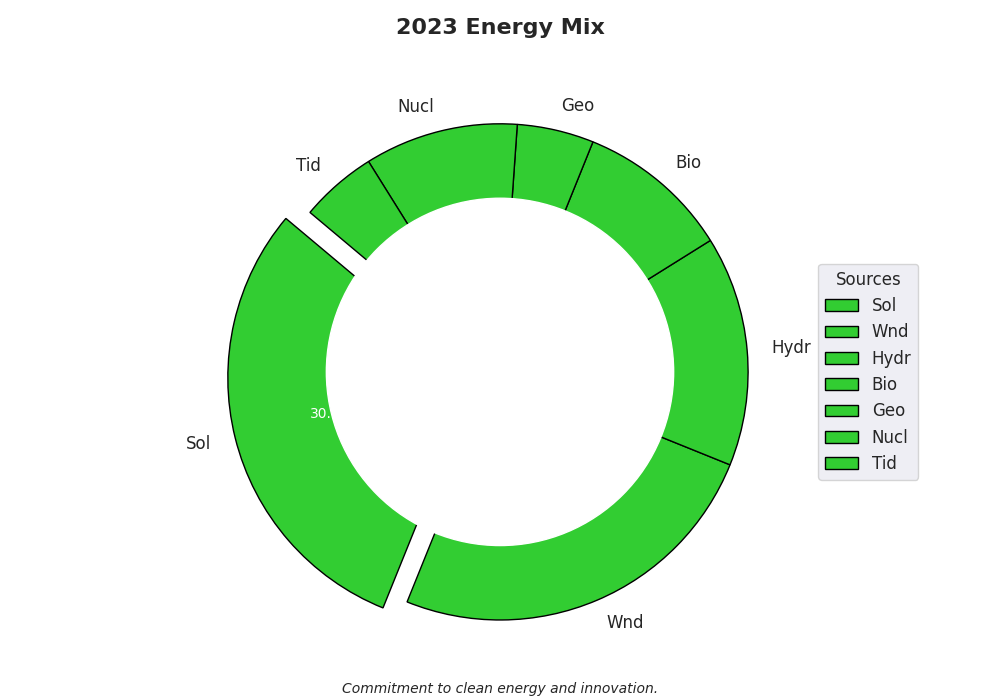

Python code for this plot:
import matplotlib.pyplot as plt

# Shortened labels for the energy sources
energy_sources = ['Sol', 'Wnd', 'Hydr', 'Bio', 'Geo', 'Nucl', 'Tid']
energy_proportions = [30, 25, 15, 10, 5, 10, 5]
single_color = '#32CD32'
explode = (0.1, 0, 0, 0, 0, 0, 0)

fig, ax = plt.subplots(figsize=(10, 7))
wedges, texts, autotexts = ax.pie(energy_proportions, labels=energy_sources, autopct='%1.1f%%', startangle=140, 
                                  colors=[single_color] * len(energy_proportions), explode=explode, wedgeprops={'edgecolor': 'black', 'linewidth': 1})

for text in texts:
    text.set_fontsize(12)
for autotext in autotexts:
    autotext.set_fontsize(10)
    autotext.set_color('white')

centre_circle = plt.Circle((0, 0), 0.70, fc='white')
fig.gca().add_artist(centre_circle)

# Shortened title and legend title
plt.title('2023 Energy Mix', fontsize=16, fontweight='bold', pad=20)
plt.legend(wedges, energy_sources, title="Sources", loc="center left", bbox_to_anchor=(1, 0.5), fontsize=12)
plt.figtext(0.5, 0.01, "Commitment to clean energy and innovation.", ha="center", fontsize=10, fontstyle='italic')

plt.tight_layout()
plt.show()
